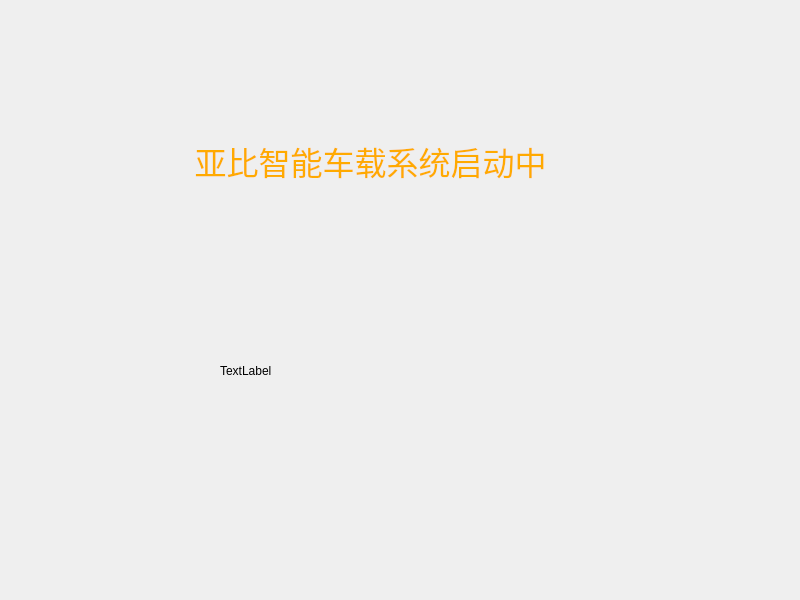
<?xml version="1.0" encoding="UTF-8"?>
<ui version="4.0">
 <class>Widget</class>
 <widget class="QWidget" name="Widget">
  <property name="geometry">
   <rect>
    <x>0</x>
    <y>0</y>
    <width>800</width>
    <height>600</height>
   </rect>
  </property>
  <property name="windowTitle">
   <string>Widget</string>
  </property>
  <widget class="QLabel" name="label">
   <property name="geometry">
    <rect>
     <x>160</x>
     <y>110</y>
     <width>421</width>
     <height>101</height>
    </rect>
   </property>
   <property name="font">
    <font>
     <family>华文琥珀</family>
     <pointsize>24</pointsize>
    </font>
   </property>
   <property name="styleSheet">
    <string notr="true">color: rgb(255, 170, 0);</string>
   </property>
   <property name="text">
    <string>亚比智能车载系统启动中</string>
   </property>
   <property name="alignment">
    <set>Qt::AlignCenter</set>
   </property>
  </widget>
  <widget class="QLabel" name="label_2">
   <property name="geometry">
    <rect>
     <x>220</x>
     <y>280</y>
     <width>291</width>
     <height>181</height>
    </rect>
   </property>
   <property name="autoFillBackground">
    <bool>false</bool>
   </property>
   <property name="text">
    <string>TextLabel</string>
   </property>
   <property name="scaledContents">
    <bool>true</bool>
   </property>
  </widget>
 </widget>
 <resources/>
 <connections/>
</ui>
